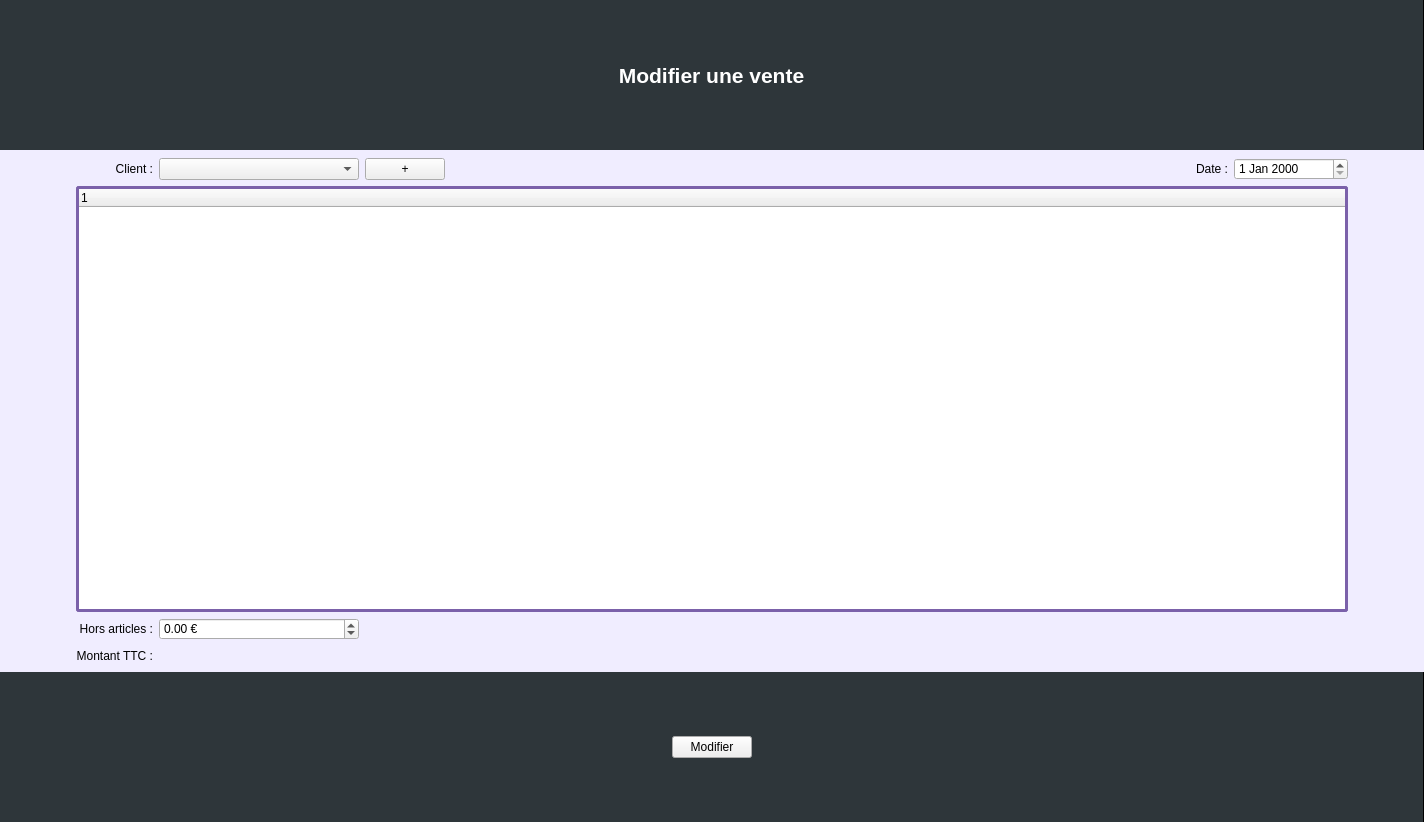
<?xml version="1.0" encoding="UTF-8"?>
<ui version="4.0">
 <class>mod_sell</class>
 <widget class="QWidget" name="mod_sell">
  <property name="geometry">
   <rect>
    <x>0</x>
    <y>0</y>
    <width>1424</width>
    <height>822</height>
   </rect>
  </property>
  <property name="windowTitle">
   <string>Form</string>
  </property>
  <property name="styleSheet">
   <string notr="true">#mod_sell{
background: rgb(240, 237, 255);
border: none;
}</string>
  </property>
  <layout class="QGridLayout" name="gridLayout_3">
   <property name="leftMargin">
    <number>0</number>
   </property>
   <property name="topMargin">
    <number>0</number>
   </property>
   <property name="rightMargin">
    <number>0</number>
   </property>
   <property name="bottomMargin">
    <number>0</number>
   </property>
   <item row="4" column="2">
    <widget class="QDoubleSpinBox" name="doubleSpinBox">
     <property name="suffix">
      <string> €</string>
     </property>
     <property name="minimum">
      <double>-1000.000000000000000</double>
     </property>
     <property name="maximum">
      <double>1000.000000000000000</double>
     </property>
    </widget>
   </item>
   <item row="3" column="17">
    <spacer name="horizontalSpacer_4">
     <property name="orientation">
      <enum>Qt::Horizontal</enum>
     </property>
     <property name="sizeType">
      <enum>QSizePolicy::Preferred</enum>
     </property>
     <property name="sizeHint" stdset="0">
      <size>
       <width>70</width>
       <height>20</height>
      </size>
     </property>
    </spacer>
   </item>
   <item row="4" column="1">
    <widget class="QLabel" name="label_7">
     <property name="styleSheet">
      <string notr="true">color:rgb(0,0,0);</string>
     </property>
     <property name="text">
      <string>Hors articles :</string>
     </property>
     <property name="alignment">
      <set>Qt::AlignRight|Qt::AlignTrailing|Qt::AlignVCenter</set>
     </property>
    </widget>
   </item>
   <item row="3" column="1" colspan="16">
    <widget class="QTreeWidget" name="treeWidget">
     <property name="minimumSize">
      <size>
       <width>900</width>
       <height>300</height>
      </size>
     </property>
     <property name="styleSheet">
      <string notr="true">#treeWidget {
    border: 3px solid rgb(123, 97, 170);
    border-radius: 3px;
}</string>
     </property>
     <column>
      <property name="text">
       <string notr="true">1</string>
      </property>
     </column>
    </widget>
   </item>
   <item row="3" column="0">
    <spacer name="horizontalSpacer_3">
     <property name="orientation">
      <enum>Qt::Horizontal</enum>
     </property>
     <property name="sizeType">
      <enum>QSizePolicy::Preferred</enum>
     </property>
     <property name="sizeHint" stdset="0">
      <size>
       <width>70</width>
       <height>20</height>
      </size>
     </property>
    </spacer>
   </item>
   <item row="5" column="2">
    <widget class="QLabel" name="label_montant">
     <property name="minimumSize">
      <size>
       <width>100</width>
       <height>0</height>
      </size>
     </property>
     <property name="font">
      <font>
       <weight>75</weight>
       <bold>true</bold>
      </font>
     </property>
     <property name="styleSheet">
      <string notr="true">color:rgb(0,0,0);</string>
     </property>
     <property name="text">
      <string/>
     </property>
    </widget>
   </item>
   <item row="0" column="0" colspan="18">
    <widget class="QFrame" name="frame">
     <property name="minimumSize">
      <size>
       <width>0</width>
       <height>150</height>
      </size>
     </property>
     <property name="styleSheet">
      <string notr="true">#frame {
background: rgb(46, 54, 58);
border: none;
border-right: 1px solid black;
}</string>
     </property>
     <property name="frameShape">
      <enum>QFrame::StyledPanel</enum>
     </property>
     <property name="frameShadow">
      <enum>QFrame::Raised</enum>
     </property>
     <layout class="QGridLayout" name="gridLayout">
      <item row="0" column="0">
       <widget class="QLabel" name="label_4">
        <property name="font">
         <font>
          <pointsize>16</pointsize>
          <weight>75</weight>
          <bold>true</bold>
         </font>
        </property>
        <property name="styleSheet">
         <string notr="true">QLabel {
	color: rgb(255, 255, 255);
}</string>
        </property>
        <property name="text">
         <string>Modifier une vente</string>
        </property>
        <property name="alignment">
         <set>Qt::AlignCenter</set>
        </property>
       </widget>
      </item>
     </layout>
    </widget>
   </item>
   <item row="2" column="16">
    <widget class="QDateEdit" name="dateEdit">
     <property name="minimumSize">
      <size>
       <width>114</width>
       <height>0</height>
      </size>
     </property>
    </widget>
   </item>
   <item row="2" column="1">
    <widget class="QLabel" name="label">
     <property name="styleSheet">
      <string notr="true">color:rgb(0,0,0);</string>
     </property>
     <property name="text">
      <string>Client :</string>
     </property>
     <property name="alignment">
      <set>Qt::AlignRight|Qt::AlignTrailing|Qt::AlignVCenter</set>
     </property>
    </widget>
   </item>
   <item row="2" column="4">
    <spacer name="horizontalSpacer_6">
     <property name="orientation">
      <enum>Qt::Horizontal</enum>
     </property>
     <property name="sizeType">
      <enum>QSizePolicy::Maximum</enum>
     </property>
     <property name="sizeHint" stdset="0">
      <size>
       <width>109</width>
       <height>20</height>
      </size>
     </property>
    </spacer>
   </item>
   <item row="2" column="15">
    <widget class="QLabel" name="label_2">
     <property name="styleSheet">
      <string notr="true">color:rgb(0,0,0);</string>
     </property>
     <property name="text">
      <string>Date :</string>
     </property>
     <property name="alignment">
      <set>Qt::AlignRight|Qt::AlignTrailing|Qt::AlignVCenter</set>
     </property>
    </widget>
   </item>
   <item row="2" column="3">
    <widget class="QPushButton" name="pushButton_addClient">
     <property name="text">
      <string>+</string>
     </property>
    </widget>
   </item>
   <item row="6" column="0" colspan="18">
    <widget class="QFrame" name="frame_2">
     <property name="minimumSize">
      <size>
       <width>0</width>
       <height>150</height>
      </size>
     </property>
     <property name="styleSheet">
      <string notr="true">#frame_2 {
background: rgb(46, 54, 58);
border: none;
border-right: 1px solid black;
}</string>
     </property>
     <property name="frameShape">
      <enum>QFrame::StyledPanel</enum>
     </property>
     <property name="frameShadow">
      <enum>QFrame::Raised</enum>
     </property>
     <layout class="QGridLayout" name="gridLayout_2">
      <item row="0" column="0">
       <spacer name="horizontalSpacer">
        <property name="orientation">
         <enum>Qt::Horizontal</enum>
        </property>
        <property name="sizeHint" stdset="0">
         <size>
          <width>153</width>
          <height>20</height>
         </size>
        </property>
       </spacer>
      </item>
      <item row="0" column="1">
       <widget class="QPushButton" name="pushButton_add">
        <property name="text">
         <string>Modifier</string>
        </property>
        <property name="flat">
         <bool>false</bool>
        </property>
       </widget>
      </item>
      <item row="0" column="2">
       <spacer name="horizontalSpacer_2">
        <property name="orientation">
         <enum>Qt::Horizontal</enum>
        </property>
        <property name="sizeHint" stdset="0">
         <size>
          <width>152</width>
          <height>20</height>
         </size>
        </property>
       </spacer>
      </item>
     </layout>
    </widget>
   </item>
   <item row="1" column="9">
    <spacer name="verticalSpacer_2">
     <property name="orientation">
      <enum>Qt::Vertical</enum>
     </property>
     <property name="sizeType">
      <enum>QSizePolicy::Fixed</enum>
     </property>
     <property name="sizeHint" stdset="0">
      <size>
       <width>20</width>
       <height>2</height>
      </size>
     </property>
    </spacer>
   </item>
   <item row="2" column="2">
    <widget class="QComboBox" name="comboBox_client">
     <property name="minimumSize">
      <size>
       <width>200</width>
       <height>0</height>
      </size>
     </property>
     <property name="styleSheet">
      <string notr="true">color:rgb(0,0,0);</string>
     </property>
    </widget>
   </item>
   <item row="5" column="9">
    <spacer name="verticalSpacer">
     <property name="orientation">
      <enum>Qt::Vertical</enum>
     </property>
     <property name="sizeType">
      <enum>QSizePolicy::Fixed</enum>
     </property>
     <property name="sizeHint" stdset="0">
      <size>
       <width>20</width>
       <height>20</height>
      </size>
     </property>
    </spacer>
   </item>
   <item row="5" column="1">
    <widget class="QLabel" name="label_6">
     <property name="maximumSize">
      <size>
       <width>16777215</width>
       <height>20</height>
      </size>
     </property>
     <property name="styleSheet">
      <string notr="true">color:rgb(0,0,0);</string>
     </property>
     <property name="text">
      <string>Montant TTC :</string>
     </property>
     <property name="alignment">
      <set>Qt::AlignRight|Qt::AlignTrailing|Qt::AlignVCenter</set>
     </property>
    </widget>
   </item>
   <item row="2" column="5">
    <widget class="QLabel" name="label_id">
     <property name="text">
      <string/>
     </property>
    </widget>
   </item>
  </layout>
 </widget>
 <resources/>
 <connections/>
</ui>
